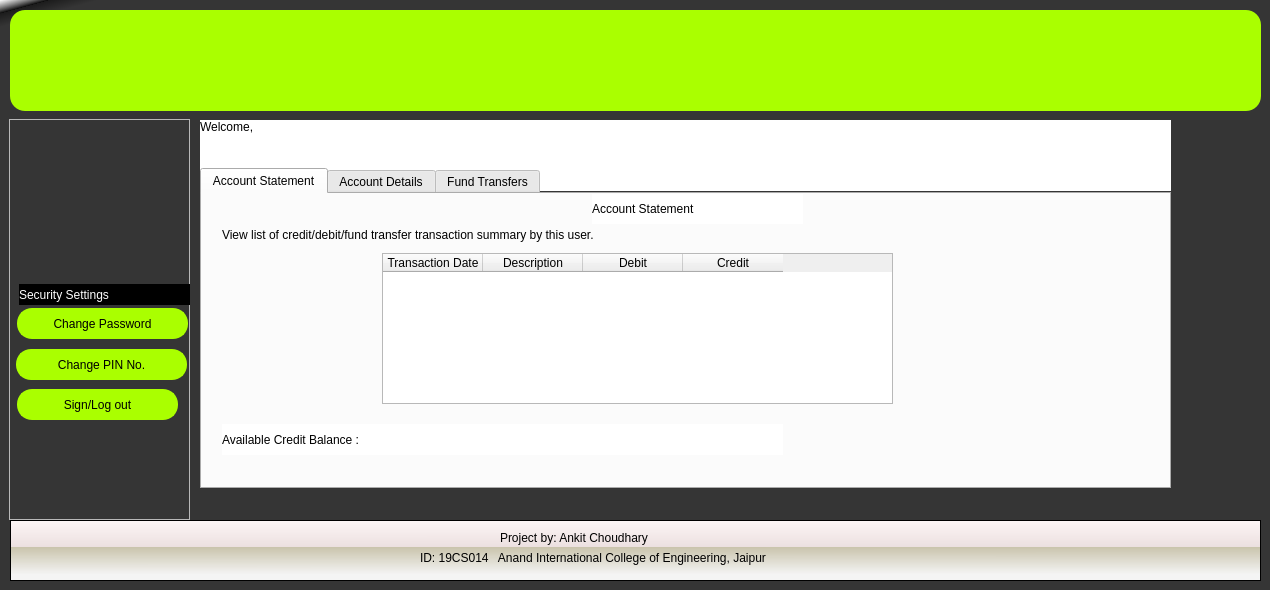
<?xml version="1.0" encoding="UTF-8"?>
<ui version="4.0">
 <class>User_Profile_Home</class>
 <widget class="QWidget" name="User_Profile_Home">
  <property name="geometry">
   <rect>
    <x>0</x>
    <y>0</y>
    <width>1270</width>
    <height>590</height>
   </rect>
  </property>
  <property name="minimumSize">
   <size>
    <width>1270</width>
    <height>590</height>
   </size>
  </property>
  <property name="maximumSize">
   <size>
    <width>1270</width>
    <height>590</height>
   </size>
  </property>
  <property name="windowTitle">
   <string>Form</string>
  </property>
  <property name="styleSheet">
   <string notr="true">#User_Profile_Home{
background-color: qlineargradient(spread:pad, x1:0, y1:0, x2:0.02, y2:0.0340909, stop:0 rgba(255, 255, 255, 255), stop:0.495 rgba(0, 0, 0, 199), stop:0.505 rgba(28, 28, 28, 255), stop:1 rgba(53, 53, 53, 255));
}
#topframe{
background-color: qconicalgradient(cx:0.000472637, cy:0, angle:227.8, stop:0 rgba(30, 0, 255, 255), stop:0.375 rgba(0, 195, 255, 252), stop:0.423533 rgba(37, 0, 255, 255), stop:0.45 rgba(0, 130, 255, 255), stop:0.477581 rgba(0, 56, 255, 252), stop:0.518717 rgba(71, 171, 255, 255), stop:0.542289 rgba(71, 171, 255, 255), stop:0.547264 rgba(68, 134, 249, 255), stop:0.55 rgba(0, 74, 255, 255), stop:0.552239 rgba(21, 93, 243, 255), stop:0.57754 rgba(102, 0, 255, 255), stop:0.625 rgba(0, 185, 255, 247), stop:1 rgba(255, 255, 0, 69));
border:none;
}
#bottomframe{
background-color: qlineargradient(spread:pad, x1:0.025, y1:0.892545, x2:0.0199005, y2:0, stop:0 rgba(244, 244, 244, 255), stop:0.495 rgba(218, 212, 186, 230), stop:0.505 rgba(236, 224, 224, 255), stop:1 rgba(253, 246, 246, 255));
}
QPushButton{
border-radius:15px;
background:#aaff00;
border:2px solid #aaff00;
font: 75 12pt &quot;MS Sans Serif&quot;;
}
#frame{
background:#d4d4d4;
}
Line{
background:rgb(6, 6, 6)
}
#text, #User_name, #label_3, #label_5, #Balance, #label_6,#label_8{
background:white;
font: 75 14pt &quot;MS Sans Serif&quot;;
}
#label_12{
background:#000000;
color:white;
}</string>
  </property>
  <widget class="QFrame" name="bottomframe">
   <property name="geometry">
    <rect>
     <x>10</x>
     <y>520</y>
     <width>1251</width>
     <height>61</height>
    </rect>
   </property>
   <property name="frameShape">
    <enum>QFrame::StyledPanel</enum>
   </property>
   <property name="frameShadow">
    <enum>QFrame::Raised</enum>
   </property>
   <widget class="QLabel" name="label">
    <property name="geometry">
     <rect>
      <x>490</x>
      <y>10</y>
      <width>171</width>
      <height>16</height>
     </rect>
    </property>
    <property name="text">
     <string>Project by: Ankit Choudhary </string>
    </property>
   </widget>
   <widget class="QLabel" name="label_2">
    <property name="geometry">
     <rect>
      <x>410</x>
      <y>30</y>
      <width>381</width>
      <height>16</height>
     </rect>
    </property>
    <property name="text">
     <string>ID: 19CS014   Anand International College of Engineering, Jaipur</string>
    </property>
   </widget>
  </widget>
  <widget class="QFrame" name="sideframe">
   <property name="geometry">
    <rect>
     <x>9</x>
     <y>119</y>
     <width>181</width>
     <height>401</height>
    </rect>
   </property>
   <property name="frameShape">
    <enum>QFrame::StyledPanel</enum>
   </property>
   <property name="frameShadow">
    <enum>QFrame::Raised</enum>
   </property>
   <widget class="QPushButton" name="Admin_Home_btn_2">
    <property name="geometry">
     <rect>
      <x>8</x>
      <y>189</y>
      <width>171</width>
      <height>31</height>
     </rect>
    </property>
    <property name="text">
     <string>Change Password</string>
    </property>
   </widget>
   <widget class="QPushButton" name="User_Details_btn_2">
    <property name="geometry">
     <rect>
      <x>7</x>
      <y>230</y>
      <width>171</width>
      <height>31</height>
     </rect>
    </property>
    <property name="text">
     <string>Change PIN No.</string>
    </property>
   </widget>
   <widget class="QPushButton" name="Log_out_btn_2">
    <property name="geometry">
     <rect>
      <x>8</x>
      <y>270</y>
      <width>161</width>
      <height>31</height>
     </rect>
    </property>
    <property name="text">
     <string>Sign/Log out</string>
    </property>
   </widget>
   <widget class="QLabel" name="label_12">
    <property name="geometry">
     <rect>
      <x>10</x>
      <y>165</y>
      <width>171</width>
      <height>21</height>
     </rect>
    </property>
    <property name="text">
     <string>Security Settings</string>
    </property>
   </widget>
   <widget class="QLabel" name="User_Picture">
    <property name="geometry">
     <rect>
      <x>10</x>
      <y>10</y>
      <width>161</width>
      <height>141</height>
     </rect>
    </property>
    <property name="text">
     <string/>
    </property>
   </widget>
  </widget>
  <widget class="QPushButton" name="topframe">
   <property name="geometry">
    <rect>
     <x>10</x>
     <y>10</y>
     <width>1251</width>
     <height>101</height>
    </rect>
   </property>
   <property name="text">
    <string/>
   </property>
   <property name="icon">
    <iconset>
     <normaloff>Images/Bank-Management-System.png</normaloff>Images/Bank-Management-System.png</iconset>
   </property>
   <property name="iconSize">
    <size>
     <width>1300</width>
     <height>520</height>
    </size>
   </property>
  </widget>
  <widget class="QLabel" name="text">
   <property name="geometry">
    <rect>
     <x>200</x>
     <y>120</y>
     <width>971</width>
     <height>71</height>
    </rect>
   </property>
   <property name="text">
    <string>Welcome, </string>
   </property>
   <property name="alignment">
    <set>Qt::AlignLeading|Qt::AlignLeft|Qt::AlignTop</set>
   </property>
  </widget>
  <widget class="QLabel" name="User_name">
   <property name="geometry">
    <rect>
     <x>310</x>
     <y>120</y>
     <width>161</width>
     <height>31</height>
    </rect>
   </property>
   <property name="text">
    <string/>
   </property>
  </widget>
  <widget class="QTabWidget" name="tabWidget">
   <property name="geometry">
    <rect>
     <x>200</x>
     <y>168</y>
     <width>971</width>
     <height>321</height>
    </rect>
   </property>
   <property name="currentIndex">
    <number>0</number>
   </property>
   <widget class="QWidget" name="Account_Statement">
    <attribute name="title">
     <string>Account Statement</string>
    </attribute>
    <widget class="QLabel" name="label_3">
     <property name="geometry">
      <rect>
       <x>390</x>
       <y>-1</y>
       <width>211</width>
       <height>31</height>
      </rect>
     </property>
     <property name="text">
      <string>Account Statement</string>
     </property>
    </widget>
    <widget class="QLabel" name="label_4">
     <property name="geometry">
      <rect>
       <x>20</x>
       <y>33</y>
       <width>411</width>
       <height>16</height>
      </rect>
     </property>
     <property name="text">
      <string>View list of credit/debit/fund transfer transaction summary by this user.</string>
     </property>
    </widget>
    <widget class="QTableWidget" name="Account_Statement_Table">
     <property name="geometry">
      <rect>
       <x>180</x>
       <y>59</y>
       <width>511</width>
       <height>151</height>
      </rect>
     </property>
     <column>
      <property name="text">
       <string>Transaction Date</string>
      </property>
     </column>
     <column>
      <property name="text">
       <string>Description</string>
      </property>
     </column>
     <column>
      <property name="text">
       <string>Debit</string>
      </property>
     </column>
     <column>
      <property name="text">
       <string>Credit</string>
      </property>
     </column>
    </widget>
    <widget class="QLabel" name="label_5">
     <property name="geometry">
      <rect>
       <x>20</x>
       <y>230</y>
       <width>281</width>
       <height>31</height>
      </rect>
     </property>
     <property name="text">
      <string>Available Credit Balance : </string>
     </property>
    </widget>
    <widget class="QLabel" name="Balance">
     <property name="geometry">
      <rect>
       <x>300</x>
       <y>230</y>
       <width>281</width>
       <height>31</height>
      </rect>
     </property>
     <property name="text">
      <string/>
     </property>
    </widget>
   </widget>
   <widget class="QWidget" name="Account_Details">
    <property name="accessibleName">
     <string/>
    </property>
    <property name="accessibleDescription">
     <string/>
    </property>
    <attribute name="title">
     <string>Account Details</string>
    </attribute>
    <widget class="QLabel" name="label_6">
     <property name="geometry">
      <rect>
       <x>330</x>
       <y>0</y>
       <width>231</width>
       <height>31</height>
      </rect>
     </property>
     <property name="text">
      <string>User Account Details</string>
     </property>
    </widget>
    <widget class="QLabel" name="label_7">
     <property name="geometry">
      <rect>
       <x>41</x>
       <y>30</y>
       <width>891</width>
       <height>31</height>
      </rect>
     </property>
     <property name="text">
      <string>If you feel that you have a weaker strength password, then plese change it. We recommend to change your password in every 45 days to make it secure.</string>
     </property>
    </widget>
    <widget class="QListWidget" name="listWidget">
     <property name="geometry">
      <rect>
       <x>80</x>
       <y>60</y>
       <width>671</width>
       <height>211</height>
      </rect>
     </property>
     <item>
      <property name="text">
       <string>User Fullname  :</string>
      </property>
     </item>
     <item>
      <property name="text">
       <string>Email ID :</string>
      </property>
     </item>
     <item>
      <property name="text">
       <string>Phone Number : </string>
      </property>
     </item>
     <item>
      <property name="text">
       <string>Address :</string>
      </property>
     </item>
     <item>
      <property name="text">
       <string>City, State :</string>
      </property>
     </item>
     <item>
      <property name="text">
       <string>Zip Code :</string>
      </property>
     </item>
     <item>
      <property name="text">
       <string>Account Number :</string>
      </property>
     </item>
     <item>
      <property name="text">
       <string>Account Balance :</string>
      </property>
     </item>
     <item>
      <property name="text">
       <string>Account PIN Code :</string>
      </property>
     </item>
    </widget>
    <widget class="QLabel" name="User_Name">
     <property name="geometry">
      <rect>
       <x>210</x>
       <y>65</y>
       <width>281</width>
       <height>16</height>
      </rect>
     </property>
     <property name="text">
      <string/>
     </property>
    </widget>
    <widget class="QLabel" name="Email_ID">
     <property name="geometry">
      <rect>
       <x>210</x>
       <y>87</y>
       <width>281</width>
       <height>16</height>
      </rect>
     </property>
     <property name="text">
      <string/>
     </property>
    </widget>
    <widget class="QLabel" name="Phone_Number">
     <property name="geometry">
      <rect>
       <x>210</x>
       <y>110</y>
       <width>281</width>
       <height>16</height>
      </rect>
     </property>
     <property name="text">
      <string/>
     </property>
    </widget>
    <widget class="QLabel" name="Address">
     <property name="geometry">
      <rect>
       <x>210</x>
       <y>130</y>
       <width>281</width>
       <height>16</height>
      </rect>
     </property>
     <property name="text">
      <string/>
     </property>
    </widget>
    <widget class="QLabel" name="City_State">
     <property name="geometry">
      <rect>
       <x>210</x>
       <y>154</y>
       <width>281</width>
       <height>16</height>
      </rect>
     </property>
     <property name="text">
      <string/>
     </property>
    </widget>
    <widget class="QLabel" name="Zip_Code">
     <property name="geometry">
      <rect>
       <x>210</x>
       <y>176</y>
       <width>281</width>
       <height>16</height>
      </rect>
     </property>
     <property name="text">
      <string/>
     </property>
    </widget>
    <widget class="QLabel" name="Account_Number">
     <property name="geometry">
      <rect>
       <x>220</x>
       <y>198</y>
       <width>281</width>
       <height>16</height>
      </rect>
     </property>
     <property name="text">
      <string/>
     </property>
    </widget>
    <widget class="QLabel" name="Account_Balnce">
     <property name="geometry">
      <rect>
       <x>220</x>
       <y>220</y>
       <width>281</width>
       <height>16</height>
      </rect>
     </property>
     <property name="text">
      <string/>
     </property>
    </widget>
    <widget class="QLabel" name="Account_Pin_code">
     <property name="geometry">
      <rect>
       <x>230</x>
       <y>240</y>
       <width>281</width>
       <height>16</height>
      </rect>
     </property>
     <property name="text">
      <string/>
     </property>
    </widget>
   </widget>
   <widget class="QWidget" name="Transfer_Fund">
    <attribute name="title">
     <string>Fund Transfers</string>
    </attribute>
    <widget class="QLabel" name="label_8">
     <property name="geometry">
      <rect>
       <x>340</x>
       <y>0</y>
       <width>171</width>
       <height>31</height>
      </rect>
     </property>
     <property name="text">
      <string>Fund Transfer</string>
     </property>
    </widget>
    <widget class="QTextBrowser" name="textBrowser">
     <property name="geometry">
      <rect>
       <x>20</x>
       <y>30</y>
       <width>931</width>
       <height>51</height>
      </rect>
     </property>
     <property name="html">
      <string>&lt;!DOCTYPE HTML PUBLIC &quot;-//W3C//DTD HTML 4.0//EN&quot; &quot;http://www.w3.org/TR/REC-html40/strict.dtd&quot;&gt;
&lt;html&gt;&lt;head&gt;&lt;meta name=&quot;qrichtext&quot; content=&quot;1&quot; /&gt;&lt;style type=&quot;text/css&quot;&gt;
p, li { white-space: pre-wrap; }
&lt;/style&gt;&lt;/head&gt;&lt;body style=&quot; font-family:'MS Shell Dlg 2'; font-size:7.8pt; font-weight:400; font-style:normal;&quot;&gt;
&lt;p style=&quot; margin-top:0px; margin-bottom:0px; margin-left:0px; margin-right:0px; -qt-block-indent:0; text-indent:0px;&quot;&gt;Fund transfer is a process of transferring fund your account to other account is same Bank. Please make sure that you have enough funds available in your account to transfer.Also don't forgot to validate receiver's account number.&lt;/p&gt;&lt;/body&gt;&lt;/html&gt;</string>
     </property>
    </widget>
    <widget class="QGroupBox" name="groupBox">
     <property name="geometry">
      <rect>
       <x>240</x>
       <y>80</y>
       <width>401</width>
       <height>201</height>
      </rect>
     </property>
     <property name="title">
      <string> :: Fund Transfer :: </string>
     </property>
     <property name="alignment">
      <set>Qt::AlignCenter</set>
     </property>
     <widget class="QLabel" name="label_9">
      <property name="geometry">
       <rect>
        <x>5</x>
        <y>30</y>
        <width>111</width>
        <height>16</height>
       </rect>
      </property>
      <property name="text">
       <string>Receiver's Name : </string>
      </property>
     </widget>
     <widget class="QLabel" name="label_10">
      <property name="geometry">
       <rect>
        <x>4</x>
        <y>60</y>
        <width>191</width>
        <height>16</height>
       </rect>
      </property>
      <property name="text">
       <string>Receiver's Account Number :</string>
      </property>
     </widget>
     <widget class="QLabel" name="label_11">
      <property name="geometry">
       <rect>
        <x>5</x>
        <y>90</y>
        <width>171</width>
        <height>16</height>
       </rect>
      </property>
      <property name="text">
       <string>Sender's Account Number :</string>
      </property>
     </widget>
     <widget class="QLabel" name="label_13">
      <property name="geometry">
       <rect>
        <x>10</x>
        <y>113</y>
        <width>131</width>
        <height>16</height>
       </rect>
      </property>
      <property name="text">
       <string>Amount to Transfer :</string>
      </property>
     </widget>
     <widget class="QLabel" name="label_14">
      <property name="geometry">
       <rect>
        <x>5</x>
        <y>140</y>
        <width>111</width>
        <height>16</height>
       </rect>
      </property>
      <property name="text">
       <string>Date of Transfer :</string>
      </property>
     </widget>
     <widget class="QLabel" name="label_15">
      <property name="geometry">
       <rect>
        <x>5</x>
        <y>170</y>
        <width>141</width>
        <height>16</height>
       </rect>
      </property>
      <property name="text">
       <string>Transfer Description :</string>
      </property>
     </widget>
     <widget class="QLineEdit" name="Reciver_Name">
      <property name="geometry">
       <rect>
        <x>120</x>
        <y>30</y>
        <width>161</width>
        <height>22</height>
       </rect>
      </property>
     </widget>
     <widget class="QLineEdit" name="Receiver_Account_Number">
      <property name="geometry">
       <rect>
        <x>180</x>
        <y>60</y>
        <width>161</width>
        <height>22</height>
       </rect>
      </property>
     </widget>
     <widget class="QLabel" name="Sender_Account_Number">
      <property name="geometry">
       <rect>
        <x>180</x>
        <y>90</y>
        <width>171</width>
        <height>16</height>
       </rect>
      </property>
      <property name="text">
       <string/>
      </property>
     </widget>
     <widget class="QLineEdit" name="Amount_to_transfer">
      <property name="geometry">
       <rect>
        <x>140</x>
        <y>110</y>
        <width>161</width>
        <height>22</height>
       </rect>
      </property>
     </widget>
     <widget class="QDateEdit" name="Date_of_transfer">
      <property name="geometry">
       <rect>
        <x>130</x>
        <y>140</y>
        <width>110</width>
        <height>22</height>
       </rect>
      </property>
     </widget>
     <widget class="QTextEdit" name="Transfer_Description">
      <property name="geometry">
       <rect>
        <x>140</x>
        <y>170</y>
        <width>201</width>
        <height>21</height>
       </rect>
      </property>
     </widget>
    </widget>
    <widget class="QPushButton" name="Fund_Transfer">
     <property name="geometry">
      <rect>
       <x>700</x>
       <y>257</y>
       <width>151</width>
       <height>31</height>
      </rect>
     </property>
     <property name="text">
      <string>Fund Transfer</string>
     </property>
    </widget>
   </widget>
  </widget>
 </widget>
 <resources/>
 <connections/>
</ui>
